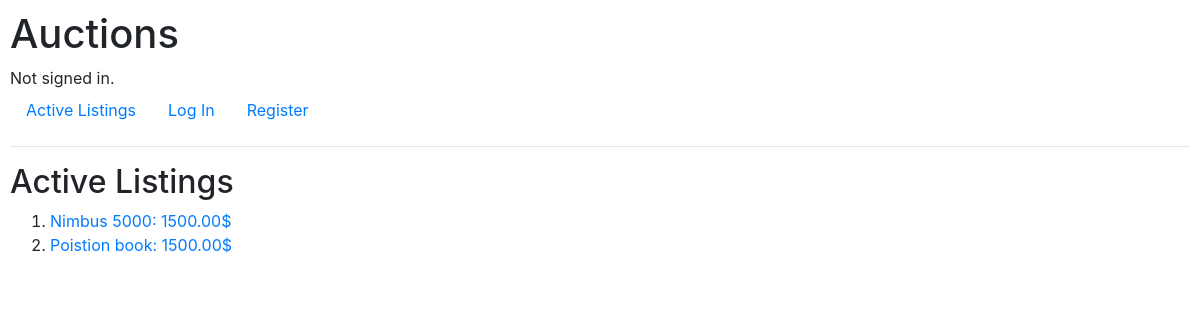
Before: / with the older database file.
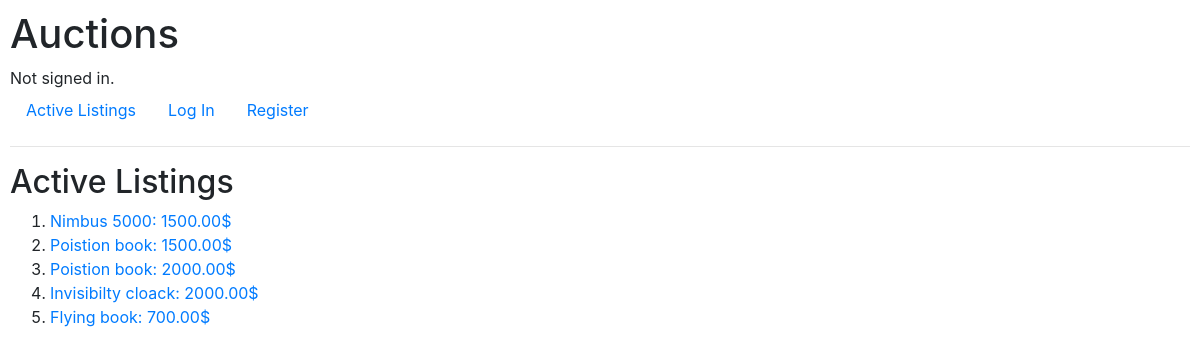
After: the same page with the newer database file.
### auctions/models.py (models this page shows)
class Auction(models.Model):
    user = models.ForeignKey(
        User, on_delete=models.CASCADE, related_name="user_auctions"
    )
    item = models.ForeignKey(
        Item, on_delete=models.CASCADE, related_name="item_auctions"
    )
    price = models.DecimalField(max_digits=6, decimal_places=2)
    def __str__(self):
        return f"{self.item}: {self.price}$"

class Item(models.Model):
    name = models.CharField(max_length=30, unique=True)
    description = models.CharField(max_length=120)
    def __str__(self):
        return f"{self.name}"

### auctions/views.py (the view)
# urls.py: path("", views.index, name="index"),
def index(request):
    return render(request, "auctions/index.html", {"auctions": Auction.objects.all()})

### auctions/templates/auctions/index.html
{% extends 'auctions/layout.html' %}
{% block body %}
  <h2>Active Listings</h2>
  <ol>
    {% for auction in auctions %}
      <li>
        <a href="{% url 'auction_item' auction.id %}">{{ auction }}</a>
      </li>
    {% endfor %}
  </ol>
{% endblock %}

Changed rows visible on the page:
added Auction: item+price "Poistion book: 2000.00$"
added Auction: item+price "Invisibilty cloack: 2000.00$"
added Auction: item+price "Flying book: 700.00$"
